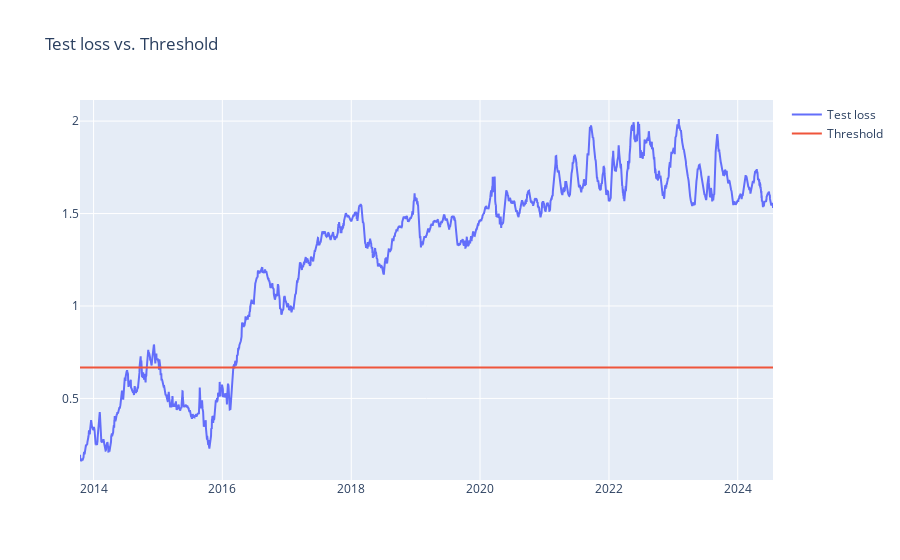

Write notebook code for a chart like this one.
### Code cell
test_score_df = pd.DataFrame(test[TIME_STEPS:])
test_score_df['loss'] = test_mae_loss
test_score_df['threshold'] = threshold
test_score_df['anomaly'] = test_score_df['loss'] > test_score_df['threshold']
test_score_df['Close'] = test[TIME_STEPS:]['Close']

fig = go.Figure()
fig.add_trace(go.Scatter(x=test_score_df['Date'], y=test_score_df['loss'], name='Test loss'))
fig.add_trace(go.Scatter(x=test_score_df['Date'], y=test_score_df['threshold'], name='Threshold'))
fig.update_layout(showlegend=True, title='Test loss vs. Threshold')
fig.show()

### Figure 1 — Plotly figure (JSON) as saved in the notebook; plotly's stock layout.template omitted (floating-point values rounded to 4 significant figures; data arrays with more than 128 entries replaced by an {"elided": "..."} marker saying what was removed)
{"data": [{"name": "Test loss", "type": "scatter", "x": {"elided": "2707 str values"}, "y": {"elided": "2707 float values"}}, {"name": "Threshold", "type": "scatter", "x": {"elided": "2707 str values"}, "y": {"elided": "2707 float values"}}], "layout": {"showlegend": true, "title": {"text": "Test loss vs. Threshold"}}}
